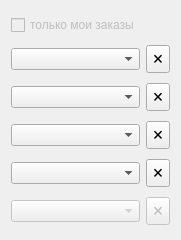
<?xml version="1.0" encoding="UTF-8"?>
<ui version="4.0">
 <class>popupm</class>
 <widget class="QWidget" name="popupm">
  <property name="geometry">
   <rect>
    <x>0</x>
    <y>0</y>
    <width>180</width>
    <height>240</height>
   </rect>
  </property>
  <property name="windowTitle">
   <string>Form</string>
  </property>
  <layout class="QGridLayout" name="gridLayout">
   <item row="0" column="0">
    <widget class="QCheckBox" name="checkBoxOnlyMyOrders">
     <property name="enabled">
      <bool>false</bool>
     </property>
     <property name="text">
      <string>только мои заказы</string>
     </property>
    </widget>
   </item>
   <item row="2" column="0">
    <widget class="QComboBox" name="comboBoxStatus">
     <property name="enabled">
      <bool>true</bool>
     </property>
     <property name="placeholderText">
      <string>все статусы</string>
     </property>
    </widget>
   </item>
   <item row="3" column="0">
    <widget class="QComboBox" name="comboBoxEmployee">
     <property name="enabled">
      <bool>true</bool>
     </property>
     <property name="placeholderText">
      <string>все сотрудники</string>
     </property>
    </widget>
   </item>
   <item row="4" column="0">
    <widget class="QComboBox" name="comboBoxClients">
     <property name="enabled">
      <bool>true</bool>
     </property>
     <property name="placeholderText">
      <string>все клиенты</string>
     </property>
    </widget>
   </item>
   <item row="5" column="0">
    <widget class="QComboBox" name="comboBoxX">
     <property name="enabled">
      <bool>false</bool>
     </property>
     <property name="placeholderText">
      <string>-нет-</string>
     </property>
    </widget>
   </item>
   <item row="1" column="0">
    <widget class="QComboBox" name="comboBoxOffice">
     <property name="enabled">
      <bool>true</bool>
     </property>
     <property name="placeholderText">
      <string>офис</string>
     </property>
    </widget>
   </item>
   <item row="1" column="1">
    <widget class="QToolButton" name="toolButton">
     <property name="enabled">
      <bool>true</bool>
     </property>
     <property name="sizePolicy">
      <sizepolicy hsizetype="Fixed" vsizetype="Maximum">
       <horstretch>0</horstretch>
       <verstretch>0</verstretch>
      </sizepolicy>
     </property>
     <property name="text">
      <string notr="true">🗙</string>
     </property>
     <property name="toolButtonStyle">
      <enum>Qt::ToolButtonTextOnly</enum>
     </property>
    </widget>
   </item>
   <item row="2" column="1">
    <widget class="QToolButton" name="toolButton_2">
     <property name="enabled">
      <bool>true</bool>
     </property>
     <property name="sizePolicy">
      <sizepolicy hsizetype="Fixed" vsizetype="Maximum">
       <horstretch>0</horstretch>
       <verstretch>0</verstretch>
      </sizepolicy>
     </property>
     <property name="text">
      <string notr="true">🗙</string>
     </property>
     <property name="toolButtonStyle">
      <enum>Qt::ToolButtonTextOnly</enum>
     </property>
    </widget>
   </item>
   <item row="3" column="1">
    <widget class="QToolButton" name="toolButton_3">
     <property name="enabled">
      <bool>true</bool>
     </property>
     <property name="sizePolicy">
      <sizepolicy hsizetype="Fixed" vsizetype="Maximum">
       <horstretch>0</horstretch>
       <verstretch>0</verstretch>
      </sizepolicy>
     </property>
     <property name="text">
      <string notr="true">🗙</string>
     </property>
     <property name="toolButtonStyle">
      <enum>Qt::ToolButtonTextOnly</enum>
     </property>
    </widget>
   </item>
   <item row="4" column="1">
    <widget class="QToolButton" name="toolButton_4">
     <property name="enabled">
      <bool>true</bool>
     </property>
     <property name="sizePolicy">
      <sizepolicy hsizetype="Fixed" vsizetype="Maximum">
       <horstretch>0</horstretch>
       <verstretch>0</verstretch>
      </sizepolicy>
     </property>
     <property name="text">
      <string notr="true">🗙</string>
     </property>
     <property name="toolButtonStyle">
      <enum>Qt::ToolButtonTextOnly</enum>
     </property>
    </widget>
   </item>
   <item row="5" column="1">
    <widget class="QToolButton" name="toolButton_5">
     <property name="enabled">
      <bool>false</bool>
     </property>
     <property name="sizePolicy">
      <sizepolicy hsizetype="Fixed" vsizetype="Maximum">
       <horstretch>0</horstretch>
       <verstretch>0</verstretch>
      </sizepolicy>
     </property>
     <property name="text">
      <string notr="true">🗙</string>
     </property>
     <property name="toolButtonStyle">
      <enum>Qt::ToolButtonTextOnly</enum>
     </property>
    </widget>
   </item>
  </layout>
 </widget>
 <resources/>
 <connections/>
 <slots>
  <slot>clearComboBoxOffice()</slot>
  <slot>clearComboBoxStatus()</slot>
  <slot>clearComboBoxEmployee()</slot>
  <slot>clearComboBoxClients()</slot>
  <slot>clearComboBoxX()</slot>
 </slots>
</ui>
